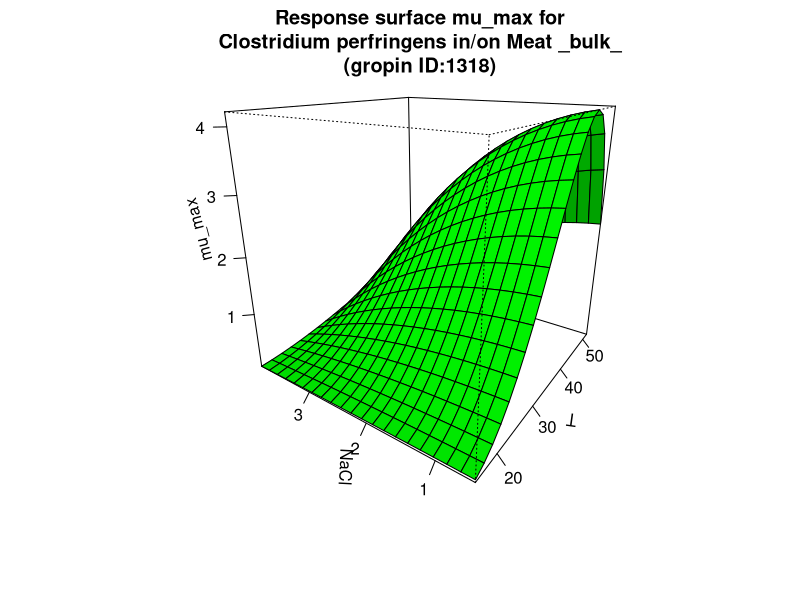

Generate this figure with R:
#############################
# start of Parameter script
#############################
T <- seq(15.015,51.948051948052,length.out=21)
NaCl <- seq(0.5005,3.996003996004,length.out=21)
#############################
# end of Parameter script
#############################
############################# 
# start of Model script Gropin ID 1318 
#############################
 
# constant coefficients for this model
 
variables <- data.frame(T,NaCl)
argumentsPar <- expand.grid(variables)
 
# heart of the model
response_surface <- function(T,NaCl) {
   mumax <-7.45*((T-12.20)^2)*(1-exp(0.095*(T-54.47)))*( (1-NaCl*(5.2471+0.12206*NaCl)/1000)-0.9755)*(2-(1-NaCl*(5.2471+0.12206*NaCl)/1000)-0.9755)*(6.25-4.76)

return(mumax=mumax)
} 

# output parameters
mumax <- cbind(argumentsPar,response_surface(argumentsPar['T'],argumentsPar['NaCl']))
colnames(mumax) <- c(colnames(argumentsPar),'mumax')
#############################
# End of Model script
#############################
############################# 
# start of Visualisation script Gropin ID 1318 
#############################
persp(T,NaCl,matrix(unlist(mumax$mumax),nrow=21),col = 'green',xlab='T',ylab='NaCl',zlab='mu_max',main='Response surface mu_max for
Clostridium perfringens in/on Meat _bulk_
(gropin ID:1318)',theta=305,phi=20,shade=0.25,ticktype = 'detailed')
#############################
# End of Visualisation script
#############################
